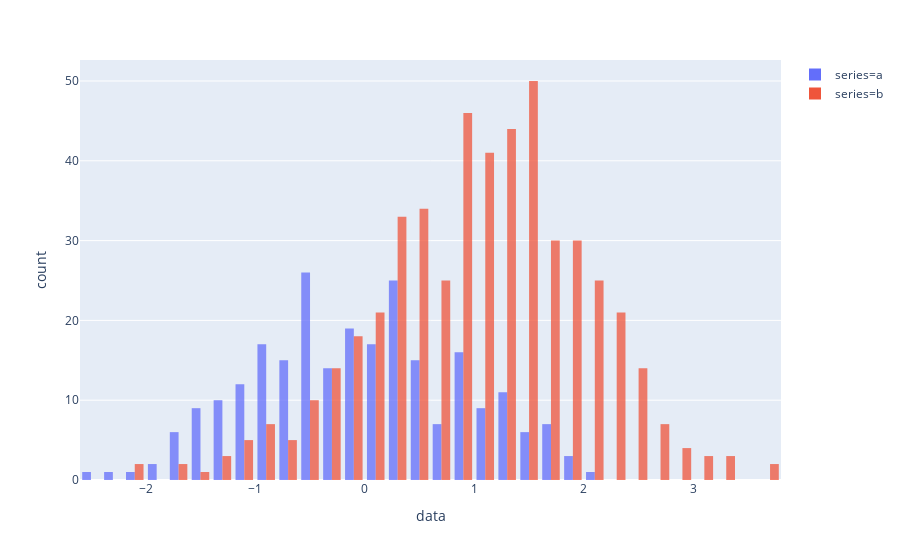

This figure's notebook cell:
### Code cell
# overlay using a stacked df example
x0 = np.random.randn(250)
# Add 1 to shift the mean of the Gaussian distribution
x1 = np.random.randn(500) + 1

dfa =pd.DataFrame(dict(
    series=np.concatenate((["a"]*len(x0), ["b"]*len(x1))), 
    data  =np.concatenate((x0,x1))
))
print(dfa)
fig = px.histogram(dfa, x="data", color="series", barmode="group", opacity=0.75, )
fig.show()

### Figure 1 — Plotly figure (JSON) as saved in the notebook; plotly's stock layout.template omitted (floating-point values rounded to 4 significant figures; data arrays with more than 128 entries replaced by an {"elided": "..."} marker saying what was removed)
{"data": [{"alignmentgroup": "True", "bingroup": "x", "hoverlabel": {"namelength": 0}, "hovertemplate": "series=a<br>data=%{x}<br>count=%{y}", "legendgroup": "series=a", "marker": {"color": "#636efa", "opacity": 0.75}, "name": "series=a", "offsetgroup": "series=a", "orientation": "v", "showlegend": true, "type": "histogram", "x": {"elided": "250 float values"}, "xaxis": "x", "yaxis": "y"}, {"alignmentgroup": "True", "bingroup": "x", "hoverlabel": {"namelength": 0}, "hovertemplate": "series=b<br>data=%{x}<br>count=%{y}", "legendgroup": "series=b", "marker": {"color": "#EF553B", "opacity": 0.75}, "name": "series=b", "offsetgroup": "series=b", "orientation": "v", "showlegend": true, "type": "histogram", "x": {"elided": "500 float values"}, "xaxis": "x", "yaxis": "y"}], "layout": {"barmode": "group", "legend": {"tracegroupgap": 0}, "margin": {"t": 60}, "xaxis": {"anchor": "y", "domain": [0, 1], "title": {"text": "data"}}, "yaxis": {"anchor": "x", "domain": [0, 1], "title": {"text": "count"}}}}
